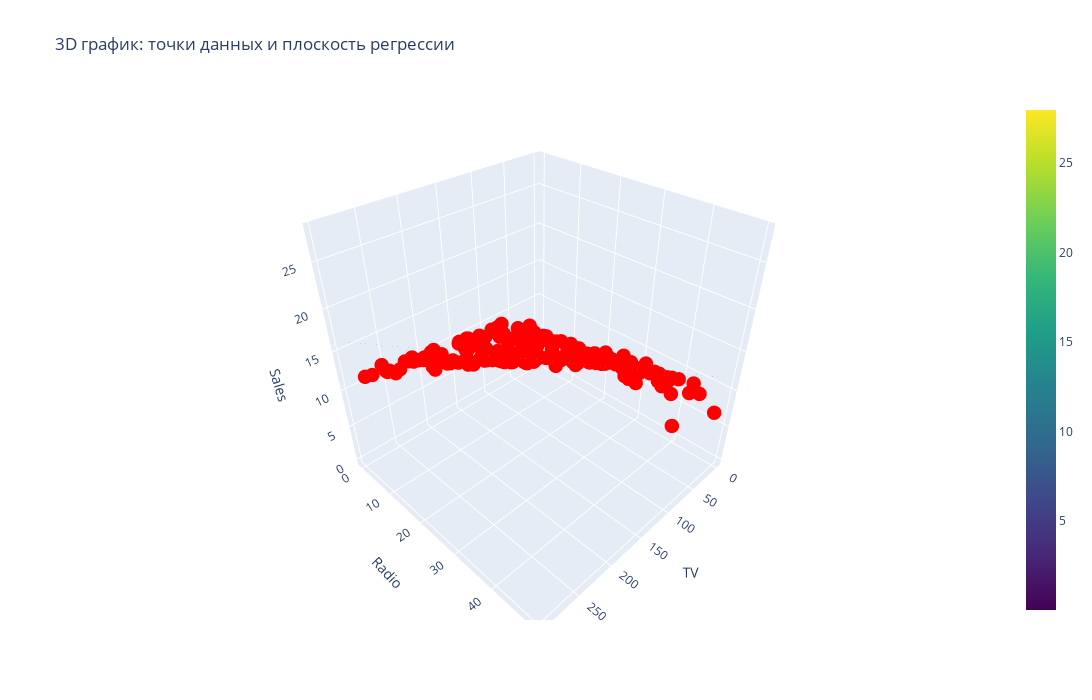

Notebook source saved alongside this figure:
### Code cell
import plotly.graph_objects as go
import numpy as np

# Предположим, что у тебя есть данные из DataFrame df:
x0 = data['TV'].values
x1 = data['Radio'].values
y = data['Sales'].values

# Коэффициенты регрессии (пример)
w0 = 0.0548489
w1 = 0.23561216
b = 0  # если есть свободный член, укажи его здесь

# Создаём сетку для плоскости
x0_grid, x1_grid = np.meshgrid(
    np.linspace(x0.min(), x0.max(), 30),
    np.linspace(x1.min(), x1.max(), 30)
)
y_grid = w0 * x0_grid + w1 * x1_grid + b

# Создаём фигуру
fig = go.Figure()

# Добавляем точки данных
fig.add_trace(go.Scatter3d(
    x=x0, y=x1, z=y,
    mode='markers',
    marker=dict(size=5, color='red'),
    name='Данные'
))

# Добавляем плоскость регрессии
fig.add_trace(go.Surface(
    x=x0_grid, y=x1_grid, z=y_grid,
    opacity=0.5,
    colorscale='Viridis',
    name='Плоскость регрессии'
))

# Настраиваем подписи осей и заголовок
fig.update_layout(
    scene=dict(
        xaxis_title='TV',
        yaxis_title='Radio',
        zaxis_title='Sales'
    ),
    title='3D график: точки данных и плоскость регрессии',
    width=1200,
    height=700
)

fig.show()

### Figure 1 — Plotly figure (JSON) as saved in the notebook; plotly's stock layout.template omitted (floating-point values rounded to 4 significant figures; data arrays with more than 128 entries replaced by an {"elided": "..."} marker saying what was removed)
{"data": [{"marker": {"color": "red", "size": 5}, "mode": "markers", "name": "Данные", "type": "scatter3d", "x": {"elided": "200 float values"}, "y": {"elided": "200 float values"}, "z": {"elided": "200 float values"}}, {"colorscale": [[0, "#440154"], [0.1111, "#482878"], [0.2222, "#3e4989"], [0.3333, "#31688e"], [0.4444, "#26828e"], [0.5556, "#1f9e89"], [0.6667, "#35b779"], [0.7778, "#6ece58"], [0.8889, "#b5de2b"], [1, "#fde725"]], "name": "Плоскость регрессии", "opacity": 0.5, "type": "surface", "x": {"elided": "30x30 float values"}, "y": {"elided": "30x30 float values"}, "z": {"elided": "30x30 float values"}}], "layout": {"height": 700, "scene": {"xaxis": {"title": {"text": "TV"}}, "yaxis": {"title": {"text": "Radio"}}, "zaxis": {"title": {"text": "Sales"}}}, "title": {"text": "3D график: точки данных и плоскость регрессии"}, "width": 1200}}
